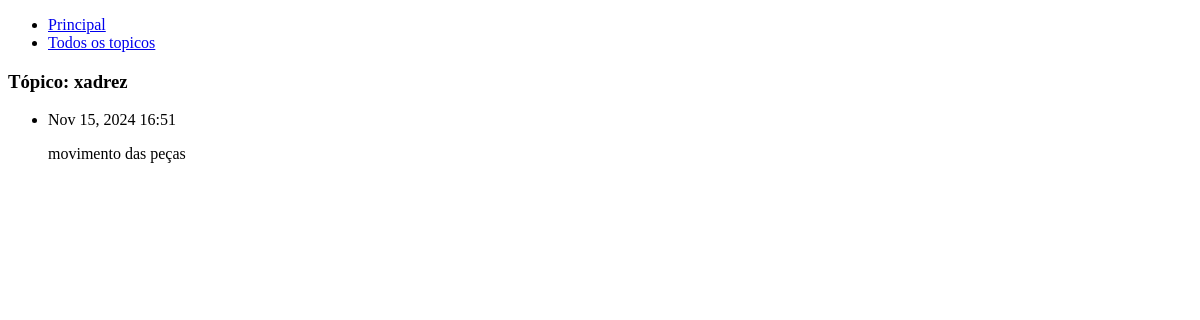
The app's page /topic/3/, older data.
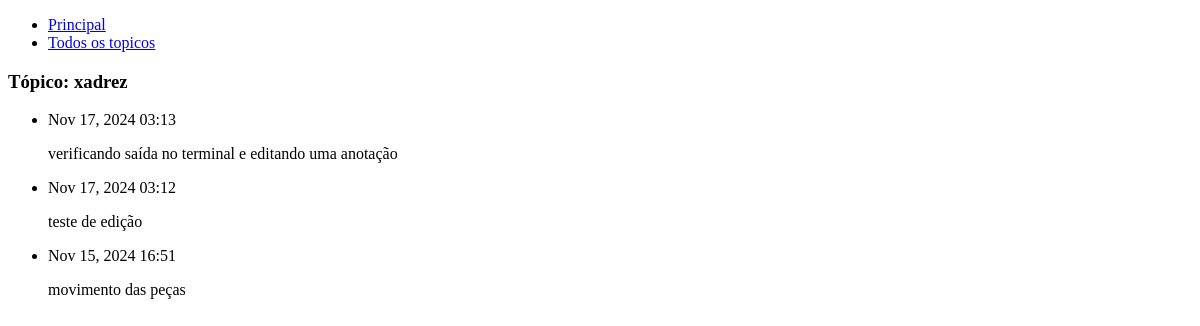
The same page, newer data.
### registros_leituras/models.py (models this page shows, shortened)
class Entry (models.Model):
    topic = models.ForeignKey(Topic,on_delete=models.CASCADE)
    text = models.TextField()
    date_added = models.DateTimeField(auto_now_add=True)
    class Meta:
        verbose_name_plural = 'entries'

### registros_leituras/views.py (the view)
# urls.py: path('topic/<topic_id>/',views.topic,name='topic'),
def topic(request,topic_id):
    try:
        topic = Topic.objects.get(id=topic_id)
    except Topic.DoesNotExist:
        return HttpResponse("<h1>Erro: Tópico não encontrado.</h1>")
    except Exception as e:
        return HttpResponse(f"<h1>Erro ao carregar: {e}</h1>")
    entries = topic.entry_set.order_by('-date_added')
    context = {
        'topic':topic,
        'entries':entries
        }
    return  render(request,"registros_leituras/topic.html",context)

### registros_leituras/templates/registros_leituras/topic.html
{% extends "registros_leituras/base.html" %}
{% block content %}
    <h3>Tópico: {{ topic.text }} </h3>
    <ul>
        {% for entry in entries %}
            <li>
                <p>{{ entry.date_added | date:'M d, Y H:i' }}</p>
                <p>{{ entry.text | linebreaks }}</p>
            </li>
        {% empty %}
            <li>Não há anotações no tópico</li>
        {% endfor%}
    </ul>
{% endblock content %}

Row changes from the older to the newer data that the page shows:
added Entry: date_added "Nov 17, 2024 03:13", text "verificando saída no terminal e editando uma anotação"
added Entry: date_added "Nov 17, 2024 03:12", text "teste de edição"
